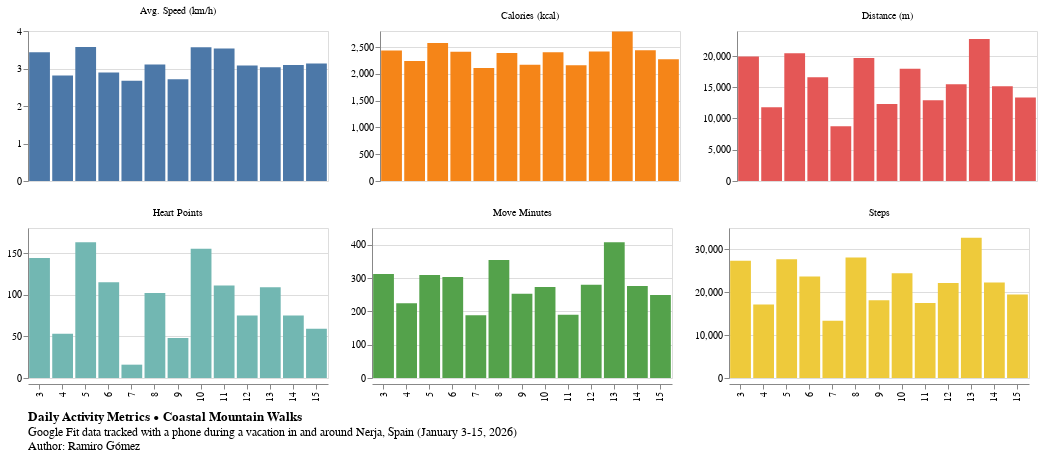

Here is the notebook cell this chart was saved with:
### Code cell
# Reshape to long format
long_df = by_day.unpivot(
    index=['Day'],
    variable_name='Metric',
    value_name='Value'
)
# Create a facet chart
alt.Chart(long_df).mark_bar().encode(
    x=alt.X('Day:O', title=None),
    y=alt.Y('Value:Q', title=None),
    color=alt.Color('Metric:N', legend=None)
).properties(
    width=300,
    height=150
).facet(
    facet=alt.Facet('Metric:N', title=None),
    columns=3,
    title=chart_text('Daily Activity Metrics')
).resolve_scale(
    y='independent'
)

### Figure 1 — Vega-Lite specification as saved in the notebook (floating-point values rounded to 4 significant figures)
{"config": {"view": {"continuousWidth": 300, "continuousHeight": 300}}, "data": {"name": "data-b93826d9f1c6a7a0037620dce4f07980"}, "facet": {"field": "Metric", "title": null, "type": "nominal"}, "spec": {"mark": {"type": "bar"}, "encoding": {"color": {"field": "Metric", "legend": null, "type": "nominal"}, "x": {"field": "Day", "title": null, "type": "ordinal"}, "y": {"field": "Value", "title": null, "type": "quantitative"}}, "height": 150, "width": 300}, "columns": 3, "resolve": {"scale": {"y": "independent"}}, "title": {"text": "Daily Activity Metrics • Coastal Mountain Walks", "anchor": "start", "frame": "group", "offset": 10, "orient": "bottom", "subtitle": ["Google Fit data tracked with a phone during a vacation in and around Nerja, Spain (January 3-15, 2026)", "Author: Ramiro Gómez"]}, "$schema": "https://vega.github.io/schema/vega-lite/v6.1.0.json", "datasets": {"data-b93826d9f1c6a7a0037620dce4f07980": [{"Day": 3, "Metric": "Move Minutes", "Value": 312.0}, {"Day": 4, "Metric": "Move Minutes", "Value": 224.0}, {"Day": 5, "Metric": "Move Minutes", "Value": 309.0}, {"Day": 6, "Metric": "Move Minutes", "Value": 303.0}, {"Day": 7, "Metric": "Move Minutes", "Value": 188.0}, {"Day": 8, "Metric": "Move Minutes", "Value": 354.0}, {"Day": 9, "Metric": "Move Minutes", "Value": 253.0}, {"Day": 10, "Metric": "Move Minutes", "Value": 273.0}, {"Day": 11, "Metric": "Move Minutes", "Value": 190.0}, {"Day": 12, "Metric": "Move Minutes", "Value": 280.0}, {"Day": 13, "Metric": "Move Minutes", "Value": 407.0}, {"Day": 14, "Metric": "Move Minutes", "Value": 276.0}, {"Day": 15, "Metric": "Move Minutes", "Value": 249.0}, {"Day": 3, "Metric": "Calories (kcal)", "Value": 2436.0}, {"Day": 4, "Metric": "Calories (kcal)", "Value": 2242.0}, {"Day": 5, "Metric": "Calories (kcal)", "Value": 2578.0}, {"Day": 6, "Metric": "Calories (kcal)", "Value": 2414.0}, {"Day": 7, "Metric": "Calories (kcal)", "Value": 2111.0}, {"Day": 8, "Metric": "Calories (kcal)", "Value": 2390.0}, {"Day": 9, "Metric": "Calories (kcal)", "Value": 2172.0}, {"Day": 10, "Metric": "Calories (kcal)", "Value": 2403.0}, {"Day": 11, "Metric": "Calories (kcal)", "Value": 2162.0}, {"Day": 12, "Metric": "Calories (kcal)", "Value": 2415.0}, {"Day": 13, "Metric": "Calories (kcal)", "Value": 2791.0}, {"Day": 14, "Metric": "Calories (kcal)", "Value": 2441.0}, {"Day": 15, "Metric": "Calories (kcal)", "Value": 2274.0}, {"Day": 3, "Metric": "Distance (m)", "Value": 19900.0}, {"Day": 4, "Metric": "Distance (m)", "Value": 11800.0}, {"Day": 5, "Metric": "Distance (m)", "Value": 20440.0}, {"Day": 6, "Metric": "Distance (m)", "Value": 16580.0}, {"Day": 7, "Metric": "Distance (m)", "Value": 8756.0}, {"Day": 8, "Metric": "Distance (m)", "Value": 19680.0}, {"Day": 9, "Metric": "Distance (m)", "Value": 12320.0}, {"Day": 10, "Metric": "Distance (m)", "Value": 17950.0}, {"Day": 11, "Metric": "Distance (m)", "Value": 12910.0}, {"Day": 12, "Metric": "Distance (m)", "Value": 15500.0}, {"Day": 13, "Metric": "Distance (m)", "Value": 22700.0}, {"Day": 14, "Metric": "Distance (m)", "Value": 15160.0}, {"Day": 15, "Metric": "Distance (m)", "Value": 13360.0}, {"Day": 3, "Metric": "Heart Points", "Value": 144.0}, {"Day": 4, "Metric": "Heart Points", "Value": 53.0}, {"Day": 5, "Metric": "Heart Points", "Value": 163.0}, {"Day": 6, "Metric": "Heart Points", "Value": 115.0}, {"Day": 7, "Metric": "Heart Points", "Value": 16.0}, {"Day": 8, "Metric": "Heart Points", "Value": 102.0}, {"Day": 9, "Metric": "Heart Points", "Value": 48.0}, {"Day": 10, "Metric": "Heart Points", "Value": 155.0}, {"Day": 11, "Metric": "Heart Points", "Value": 111.0}, {"Day": 12, "Metric": "Heart Points", "Value": 75.0}, {"Day": 13, "Metric": "Heart Points", "Value": 109.0}, {"Day": 14, "Metric": "Heart Points", "Value": 75.0}, {"Day": 15, "Metric": "Heart Points", "Value": 59.0}, {"Day": 3, "Metric": "Steps", "Value": 27340.0}, {"Day": 4, "Metric": "Steps", "Value": 17160.0}, {"Day": 5, "Metric": "Steps", "Value": 27720.0}, {"Day": 6, "Metric": "Steps", "Value": 23710.0}, {"Day": 7, "Metric": "Steps", "Value": 13360.0}, {"Day": 8, "Metric": "Steps", "Value": 28100.0}, {"Day": 9, "Metric": "Steps", "Value": 18160.0}, {"Day": 10, "Metric": "Steps", "Value": 24440.0}, {"Day": 11, "Metric": "Steps", "Value": 17480.0}, {"Day": 12, "Metric": "Steps", "Value": 22160.0}, {"Day": 13, "Metric": "Steps", "Value": 32710.0}, {"Day": 14, "Metric": "Steps", "Value": 22310.0}, {"Day": 15, "Metric": "Steps", "Value": 19500.0}, {"Day": 3, "Metric": "Avg. Speed (km/h)", "Value": 3.432}, {"Day": 4, "Metric": "Avg. Speed (km/h)", "Value": 2.816}, {"Day": 5, "Metric": "Avg. Speed (km/h)", "Value": 3.576}, {"Day": 6, "Metric": "Avg. Speed (km/h)", "Value": 2.891}, {"Day": 7, "Metric": "Avg. Speed (km/h)", "Value": 2.675}, {"Day": 8, "Metric": "Avg. Speed (km/h)", "Value": 3.106}, {"Day": 9, "Metric": "Avg. Speed (km/h)", "Value": 2.712}, {"Day": 10, "Metric": "Avg. Speed (km/h)", "Value": 3.565}, {"Day": 11, "Metric": "Avg. Speed (km/h)", "Value": 3.53}, {"Day": 12, "Metric": "Avg. Speed (km/h)", "Value": 3.078}, {"Day": 13, "Metric": "Avg. Speed (km/h)", "Value": 3.032}, {"Day": 14, "Metric": "Avg. Speed (km/h)", "Value": 3.092}, {"Day": 15, "Metric": "Avg. Speed (km/h)", "Value": 3.134}]}}
